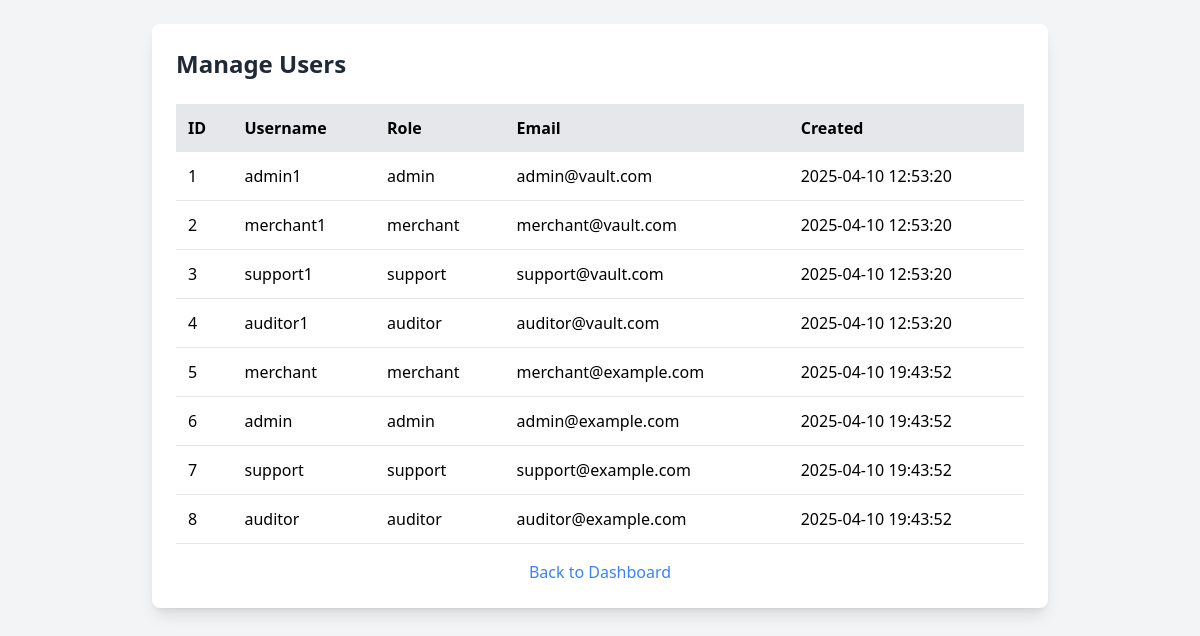
Screenshot of /creditcardvault2/manage_users.php (signed in) with the database file from the repository.
### tables this page shows
CREATE TABLE IF NOT EXISTS `users` (
  `user_id` int NOT NULL AUTO_INCREMENT,
  `username` varchar(50) NOT NULL,
  `password_hash` varchar(255) NOT NULL,
  `role` enum('admin','merchant','support','auditor') NOT NULL,
  `email` varchar(100) NOT NULL,
  `created_at` datetime DEFAULT CURRENT_TIMESTAMP,
  PRIMARY KEY (`user_id`),
  UNIQUE KEY `username` (`username`),
  UNIQUE KEY `email` (`email`)
);

### creditcardvault2/manage_users.php (the view, shortened to what this page needs)
<?php
require 'config.php';
$stmt = $pdo->query("SELECT user_id, username, role, email, created_at FROM users");
$users = $stmt->fetchAll(PDO::FETCH_ASSOC);
?>
<!DOCTYPE html>
<html lang="en">
<head>
    <script src="https://cdn.tailwindcss.com"></script>
</head>
<body class="bg-gray-100 min-h-screen p-6">
    <div class="max-w-4xl mx-auto bg-white p-6 rounded-lg shadow-lg">
        <h1 class="text-2xl font-bold text-gray-800 mb-6">Manage Users</h1>
        <table class="w-full text-left border-collapse">
            <thead>
                <tr class="bg-gray-200">
                    <th class="p-3">ID</th>
                    <th class="p-3">Username</th>
                    <th class="p-3">Role</th>
                    <th class="p-3">Email</th>
                    <th class="p-3">Created</th>
                </tr>
            </thead>
            <tbody>
                <?php foreach ($users as $user): ?>
                    <tr class="border-b">
                        <td class="p-3"><?php echo $user['user_id']; ?></td>
                        <td class="p-3"><?php echo htmlspecialchars($user['username']); ?></td>
                        <td class="p-3"><?php echo $user['role']; ?></td>
                        <td class="p-3"><?php echo htmlspecialchars($user['email']); ?></td>
                        <td class="p-3"><?php echo $user['created_at']; ?></td>
                    </tr>
                <?php endforeach; ?>
            </tbody>
        </table>
        <a href="dashboard.php" class="block text-center text-blue-500 mt-4">Back to Dashboard</a>
    </div>
</body>
</html>

### rows the page displays
users: user_id "1", username "admin1", role "admin", email "admin@vault.com", created_at "2025-04-10 12:53:20"
users: user_id "2", username "merchant1", role "merchant", email "merchant@vault.com", created_at "2025-04-10 12:53:20"
users: user_id "3", username "support1", role "support", email "support@vault.com", created_at "2025-04-10 12:53:20"
users: user_id "4", username "auditor1", role "auditor", email "auditor@vault.com", created_at "2025-04-10 12:53:20"
users: user_id "5", username "merchant", role "merchant", email "merchant@example.com", created_at "2025-04-10 19:43:52"
users: user_id "6", username "admin", role "admin", email "admin@example.com", created_at "2025-04-10 19:43:52"
users: user_id "7", username "support", role "support", email "support@example.com", created_at "2025-04-10 19:43:52"
users: user_id "8", username "auditor", role "auditor", email "auditor@example.com", created_at "2025-04-10 19:43:52"
